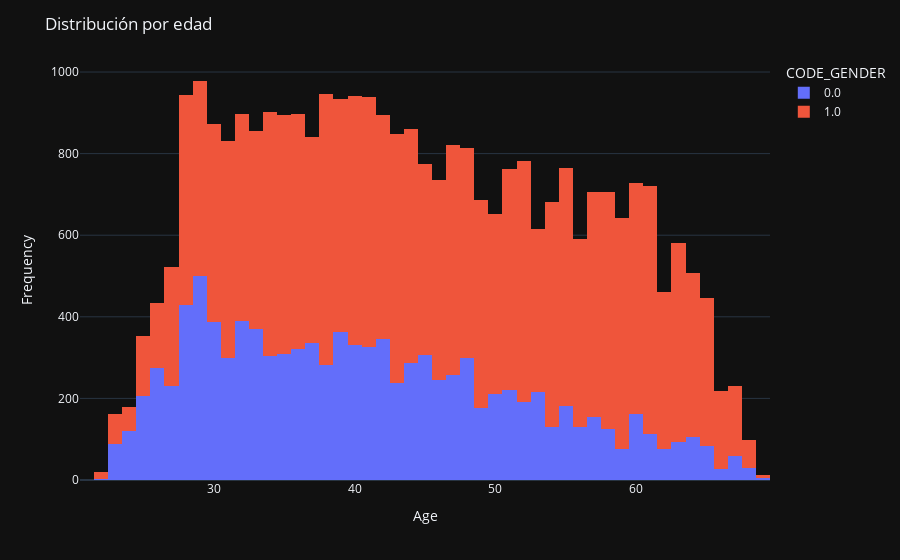

The notebook cell saved with this chart:
### Code cell
df1['Age'] = 2023 - df1['DAYS_BIRTH_CLEAN'].dt.year

fig = px.histogram(df1, x ="Age", color='CODE_GENDER', template='plotly_white') #marker_color=colors)
fig.update_layout(title="Distribución por edad", xaxis_title="Age", yaxis_title="Frequency", template = 'plotly_dark',)
fig.show()

### Figure 1 — Plotly figure (JSON) as saved in the notebook; plotly's stock layout.template omitted (floating-point values rounded to 4 significant figures; data arrays with more than 128 entries replaced by an {"elided": "..."} marker saying what was removed)
{"data": [{"alignmentgroup": "True", "bingroup": "x", "hovertemplate": "CODE_GENDER=0.0<br>Age=%{x}<br>count=%{y}<extra></extra>", "legendgroup": "0.0", "marker": {"color": "#636efa", "pattern": {"shape": ""}}, "name": "0.0", "offsetgroup": "0.0", "orientation": "v", "showlegend": true, "type": "histogram", "x": {"elided": "10675 int values"}, "xaxis": "x", "yaxis": "y"}, {"alignmentgroup": "True", "bingroup": "x", "hovertemplate": "CODE_GENDER=1.0<br>Age=%{x}<br>count=%{y}<extra></extra>", "legendgroup": "1.0", "marker": {"color": "#EF553B", "pattern": {"shape": ""}}, "name": "1.0", "offsetgroup": "1.0", "orientation": "v", "showlegend": true, "type": "histogram", "x": {"elided": "21795 int values"}, "xaxis": "x", "yaxis": "y"}], "layout": {"barmode": "relative", "legend": {"title": {"text": "CODE_GENDER"}, "tracegroupgap": 0}, "margin": {"t": 60}, "title": {"text": "Distribución por edad"}, "xaxis": {"anchor": "y", "domain": [0, 1], "title": {"text": "Age"}}, "yaxis": {"anchor": "x", "domain": [0, 1], "title": {"text": "Frequency"}}}}
